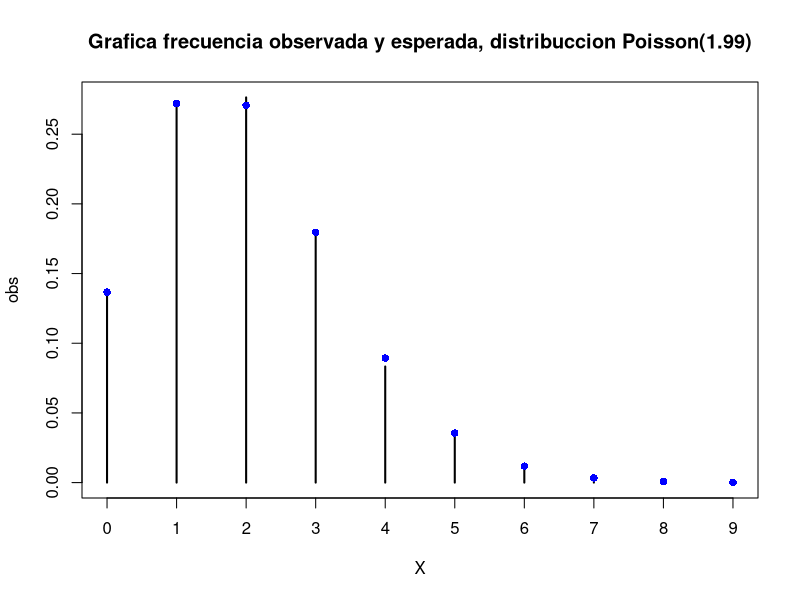
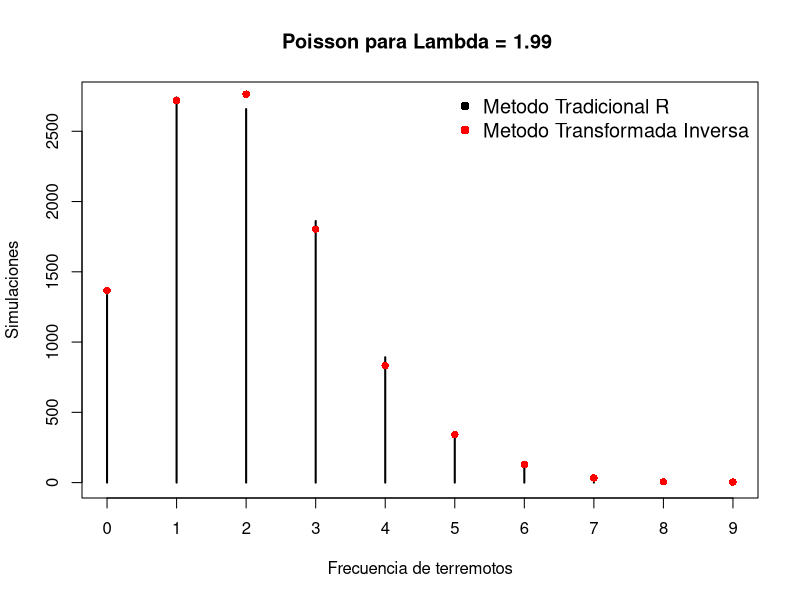
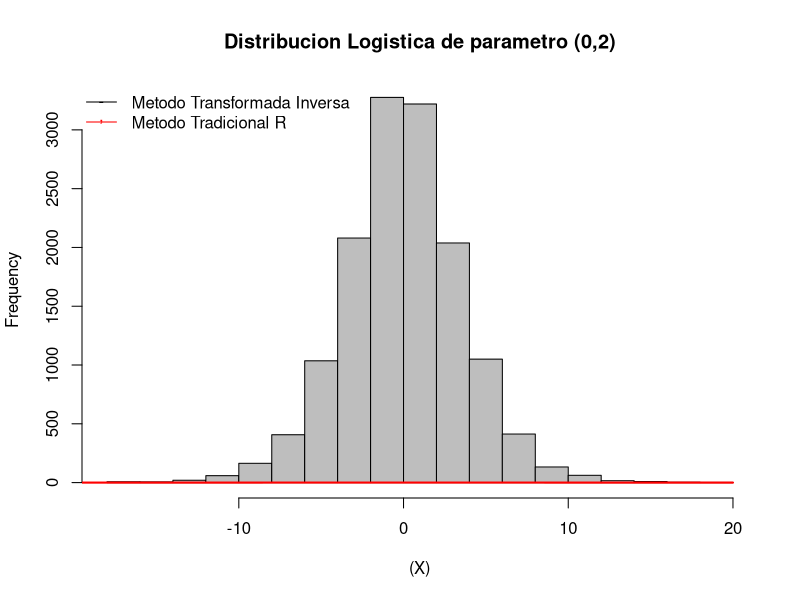
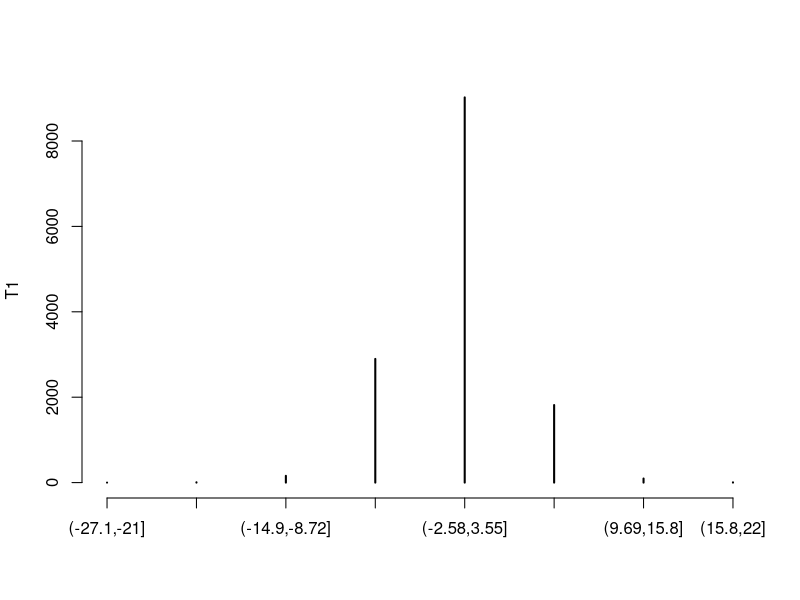

These figures' R source, in order: (Note: this script raises an error after producing the figures.)
#-----------------------------------#
# Kevin Steven Garcia Chica
# Cesar A. Saavedra 
# Simulacion Estadistica Trabajo 1
#-----------------------------------#
suppressMessages(library(ggplot2))

#-----------------------------------#
# Distribucion Poisson:
#-----------------------------------#
nsim=10000
l=1.99 #Parametro del articulo, Media de terremotos por a??o.

# Poisson con R #
RP <- rpois(nsim,l)

# Poisson con metodo propio #
N=nsim
X<-c()
for (j in 1:N) {
  U<-runif(1)
  i=0 ; F=P=exp(-l)
  while (U>=F) {
    P=(l/(i+1))*P
    F=F+P
    i=i+1
  }
  X[j]=i
}

#Pruebas de bondad de ajuste:
Z<-table(X)
obs<-Z/length(X)  #Observado
prob<-dpois(seq(0,9),1.99) #Esperado
#Gr?fica comparativa:
x11()
plot(obs,main="Grafica frecuencia observada y esperada, distribuccion Poisson(1.99)")
points(seq(0,9),prob, col="blue", pch=16)

#Prueba de bondad de ajuste chi cuadrado:
est<-sum((obs-prob)^2/prob)  #Estadistico de prueba
valorp<-1-pchisq(est,9)
qchisq(0.95,8)   #Valor critico
pchisq(est,9,lower.tail = F) #Otra forma de sacar la probabilidad mayor que.

#Prueba de R:

#Grafico#
plot(table(RP), main="Poisson para Lambda = 1.99 ", xlab="Frecuencia de terremotos", ylab="Simulaciones")
points(seq(0,9), table(X), pch=16, col="red")
legend("topright",legend=c("Metodo Tradicional R","Metodo Transformada Inversa"), 
       pch=c(16, 16),col=c("black","red"), bty="n", cex=1.2)

#plot(table(X), main="Poisson(1.99) con el metodo propio", xlab="Magnitud", ylab="")


#-----------------------------------#
#Distribucion Logistic:
#-----------------------------------#
nsim2=14000
# M. tradicional #
L <- rlogis(nsim2, 0,2)

# Transformada Inversa #
a=0
b=2
U <- runif(nsim2,0,1)
X = a + b*log((U)/(1-U))
l=seq(-20,20, by=0.001)

#Grafico#
hist((X), main="Distribucion Logistica de parametro (0,2)", freq=F, col="grey", bty="n")
lines(l, dlogis(l,0,2), lwd=2, col="red")
legend("topleft",legend=c("Metodo Transformada Inversa","Metodo Tradicional R"), 
       pch=c("-,-"),col=c("black","red"), lty=1,2, bty="n")

#Generacion variable de respuesta Y:
Y<-c(rep(0,7000),rep(1,7000)) # 0:Clientes malos, 1:Clientes buenos

# Tabla de frecuencias
dat1 = L
n.cl=8
puntos = min(dat1)+(0:n.cl)*(max(dat1)-min(dat1))/n.cl
T1 = table(cut(dat1, breaks=puntos))
plot(T1)

dat2 = X
n.cl=8
puntos = min(dat)+(0:n.cl)*(max(dat2)-min(dat2))/n.cl
T2 = table(cut(dat2, breaks=puntos))
plot(T2)
